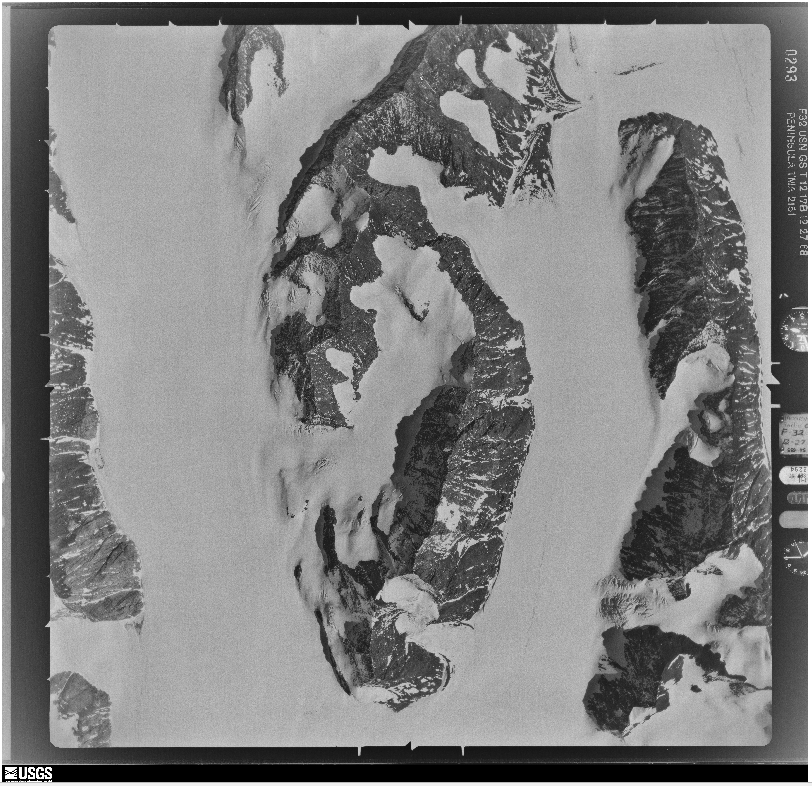
#> input picture example_image.PNG, 812 x 786 px
$ python -i extract_altimeter.py   (imports and definitions only)
#> lines starting #> are read from the running program, lines starting #| are printed output that depends on the picture
#> further down, picture is the input picture: shape (786, 812, 3); min 0, max 255, mean 128.4
"""extract an altimeter from an image"""

# Library imports
import sys
import copy
import cv2
import dlib
import numpy as np
import math
from shapely.geometry import LineString
from typing import Optional, Union

# Local imports
import src.display.display_images as di
import src.text.altimeter_snippets as snippets

# Constants
CENTER_RADIUS_SIZE = 25
MIN_BINARY_THRESHOLD = 150
PATH_ALTIMETER_DETECTOR = "/data/ATM/data_1/machine_learning/dlib/altimeter/detector.svm"
PATH_TEMPLATES = "/data/ATM/data_1/machine_learning/dlib/altimeter/templates"

# Variables
matching_confidence_value = 20000000

# Debugging
debug_print = True
debug_show_altimeter = False
debug_show_binary = False
debug_show_circle = False
debug_show_masked = False
debug_show_binarized = False
debug_show_all_lines = False
debug_show_long_lines = False
debug_show_center_lines = False
debug_show_special_lines = False  # show parallel & tip lines
debug_show_pointer = True


# [560 lines left out: functions extract_altimeter, _detect_altimeter, _locate_circle, _mask_circle, _find_lines, _get_center_lines and 4 more, not called in this run]


def _binarize_circle(img: np.ndarray, min_th: int = 0, max_th: int = 255) -> np.ndarray:
    """
    Binarize the image within the detected circle.

    Args:
        img (np.ndarray): The input image.
        min_th (int, optional): Minimum threshold for binarization. Defaults to 0.
        max_th (int, optional): Maximum threshold for binarization. Defaults to 255.

    Returns:
        np.ndarray: The binarized image.
    """
#> called with min_th = 0, max_th = 255
    img = copy.deepcopy(img)

    # 3) Convert circle_region to grayscale if needed
    if len(img.shape) == 3:
        img = cv2.cvtColor(img, cv2.COLOR_BGR2GRAY)

    if img.dtype != np.uint8:
        # e.g. it might be float32 or something else; cast to uint8
        img = np.clip(img, 0, 255).astype(np.uint8)

    clahe = cv2.createCLAHE(clipLimit=2.0, tileGridSize=(8,8))
    img_eq = clahe.apply(img)
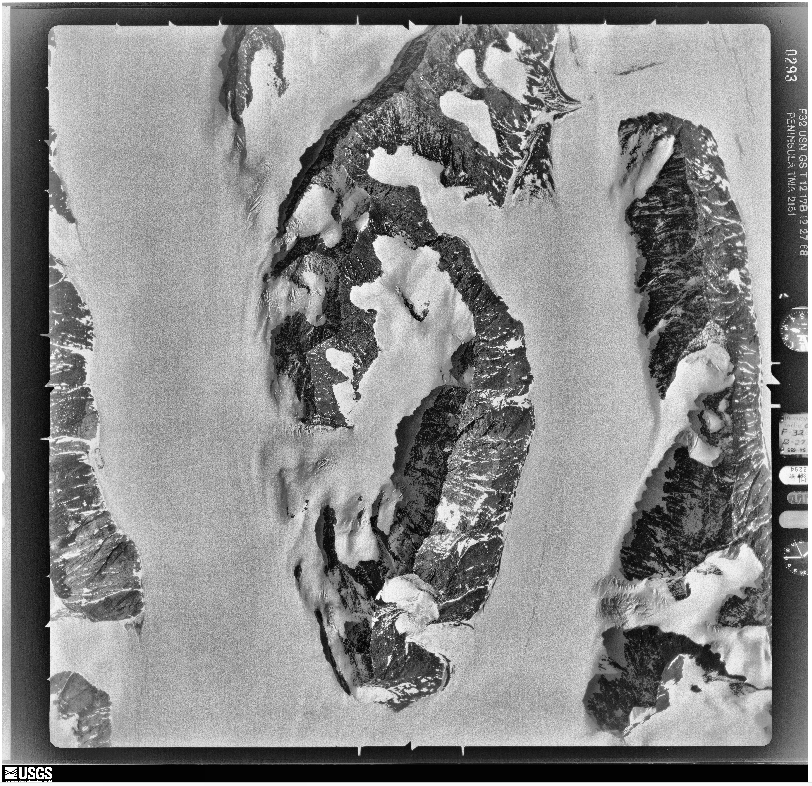
#> img_eq: shape (786, 812); min 2, max 255, mean 136.1

    ret, o1 = cv2.threshold(img_eq, min_th, max_th, cv2.THRESH_BINARY)
#> o1: shape (786, 812); every value is 255
#> ret = 0

    # Erosion & Dilation
    kernel1 = np.ones((3, 3), np.uint8)
    img_erosion = cv2.erode(o1, kernel1, iterations=2)
    img_dilation = cv2.dilate(img_erosion, kernel1, iterations=2)
    # white black color exchange()
    img_binary = 255 - img_dilation
#> img_binary: shape (786, 812); every value is 0

    return img_binary

>>> import cv2
>>> picture = cv2.imread('../../example_image.PNG')
>>> result = _binarize_circle(picture)
